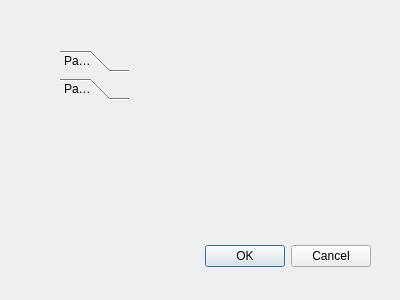
<?xml version="1.0" encoding="UTF-8"?>
<ui version="4.0">
 <class>Dialog</class>
 <widget class="QDialog" name="Dialog">
  <property name="geometry">
   <rect>
    <x>0</x>
    <y>0</y>
    <width>400</width>
    <height>300</height>
   </rect>
  </property>
  <property name="windowTitle">
   <string>Dialog</string>
  </property>
  <widget class="QDialogButtonBox" name="buttonBox">
   <property name="geometry">
    <rect>
     <x>30</x>
     <y>240</y>
     <width>341</width>
     <height>32</height>
    </rect>
   </property>
   <property name="orientation">
    <enum>Qt::Horizontal</enum>
   </property>
   <property name="standardButtons">
    <set>QDialogButtonBox::Cancel|QDialogButtonBox::Ok</set>
   </property>
  </widget>
  <widget class="QToolBox" name="toolBox">
   <property name="geometry">
    <rect>
     <x>60</x>
     <y>50</y>
     <width>69</width>
     <height>121</height>
    </rect>
   </property>
   <property name="currentIndex">
    <number>1</number>
   </property>
   <widget class="QWidget" name="page">
    <property name="geometry">
     <rect>
      <x>0</x>
      <y>0</y>
      <width>69</width>
      <height>69</height>
     </rect>
    </property>
    <attribute name="label">
     <string>Page 1</string>
    </attribute>
   </widget>
   <widget class="QWidget" name="page_2">
    <property name="geometry">
     <rect>
      <x>0</x>
      <y>0</y>
      <width>69</width>
      <height>69</height>
     </rect>
    </property>
    <attribute name="label">
     <string>Page 2</string>
    </attribute>
   </widget>
  </widget>
 </widget>
 <resources/>
 <connections>
  <connection>
   <sender>buttonBox</sender>
   <signal>accepted()</signal>
   <receiver>Dialog</receiver>
   <slot>accept()</slot>
   <hints>
    <hint type="sourcelabel">
     <x>248</x>
     <y>254</y>
    </hint>
    <hint type="destinationlabel">
     <x>157</x>
     <y>274</y>
    </hint>
   </hints>
  </connection>
  <connection>
   <sender>buttonBox</sender>
   <signal>rejected()</signal>
   <receiver>Dialog</receiver>
   <slot>reject()</slot>
   <hints>
    <hint type="sourcelabel">
     <x>316</x>
     <y>260</y>
    </hint>
    <hint type="destinationlabel">
     <x>286</x>
     <y>274</y>
    </hint>
   </hints>
  </connection>
 </connections>
</ui>
